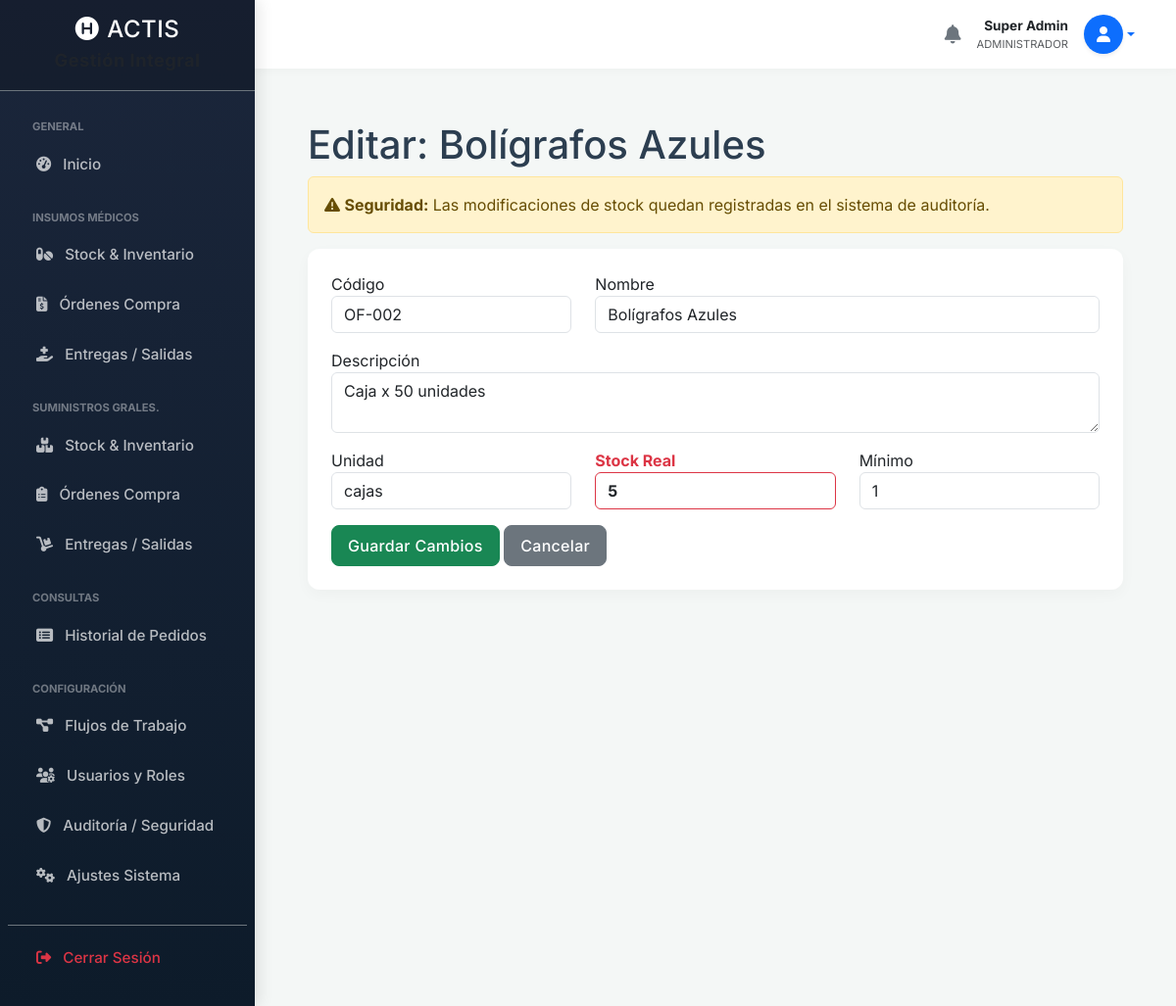
Page /suministros_editar.php?id=3 (signed in) on the committed database.
### tables this page shows
CREATE TABLE `suministros_generales` (
  `id` int(11) NOT NULL,
  `codigo` varchar(50) DEFAULT NULL,
  `nombre` varchar(150) NOT NULL,
  `descripcion` text DEFAULT NULL,
  `unidad_medida` varchar(50) DEFAULT 'unidades',
  `stock_actual` int(11) DEFAULT 0,
  `stock_minimo` int(11) DEFAULT 5,
  `updated_at` timestamp NULL DEFAULT current_timestamp() ON UPDATE current_timestamp()
);

### suministros_editar.php (the view, shortened to what this page needs)
<?php
require 'db.php';
$id = $_GET['id'];
include 'includes/header.php';
include 'includes/sidebar.php';
include 'includes/navbar.php';
$stmt = $pdo->prepare("SELECT * FROM suministros_generales WHERE id = :id");
$stmt->execute(['id' => $id]);
$it = $stmt->fetch();
?>
<div class="container-fluid px-4">
    <h1 class="mt-4">Editar: <?php echo htmlspecialchars($it['nombre']); ?></h1>
    <div class="alert alert-warning">
        <i class="fas fa-exclamation-triangle"></i> <strong>Seguridad:</strong> Las modificaciones de stock quedan registradas en el sistema de auditoría.
    </div>
    <div class="card mb-4 border-success">
        <div class="card-body">
            <form method="POST">
                <div class="row mb-3">
                    <div class="col-md-4"><label>Código</label><input type="text" name="codigo" class="form-control" value="<?php echo $it['codigo']; ?>"></div>
                    <div class="col-md-8"><label>Nombre</label><input type="text" name="nombre" class="form-control" value="<?php echo $it['nombre']; ?>" required></div>
                </div>
                <div class="mb-3"><label>Descripción</label><textarea name="descripcion" class="form-control"><?php echo $it['descripcion']; ?></textarea></div>
                <div class="row mb-3">
                    <div class="col"><label>Unidad</label><input type="text" name="unidad_medida" class="form-control" value="<?php echo $it['unidad_medida']; ?>"></div>
                    <div class="col">
                        <label class="text-danger fw-bold">Stock Real</label>
                        <input type="number" name="stock_actual" class="form-control border-danger fw-bold" value="<?php echo $it['stock_actual']; ?>">
                    </div>
                    <div class="col"><label>Mínimo</label><input type="number" name="stock_minimo" class="form-control" value="<?php echo $it['stock_minimo']; ?>"></div>
                </div>
                <button type="submit" class="btn btn-success">Guardar Cambios</button>
                <a href="suministros_stock.php" class="btn btn-secondary">Cancelar</a>
            </form>
        </div>
    </div>
</div>
<?php include 'includes/footer.php'; ?>

### header.php (style rules this page uses)
:root { --primary-color: #0f4c75; --secondary-color: #3282b8; --accent-color: #bbe1fa; --bg-color: #f4f7f6; --text-color: #2c3e50; --sidebar-width: 260px; }
body { background-color: var(--bg-color); font-family: 'Inter', sans-serif; color: var(--text-color); overflow-x: hidden; }
.card { border: none; border-radius: 12px; box-shadow: 0 5px 15px rgba(0,0,0,0.03); transition: transform 0.2s; background: #fff; margin-bottom: 1.5rem; overflow: hidden; }
.card-body { padding: 1.5rem; }
.btn { border-radius: 8px; font-weight: 500; letter-spacing: 0.3px; padding: 0.5rem 1rem; }

### rows in the picture
suministros_generales: nombre "Bolígrafos Azules", codigo "OF-002", descripcion "Caja x 50 unidades", unidad_medida "cajas", stock_actual "5", stock_minimo "1"

### other values in the picture
$nombre_usuario_global "Super Admin"
$rol_principal_global "ADMINISTRADOR"
